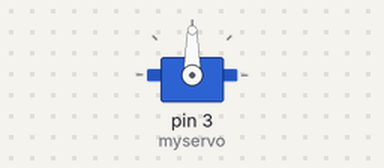
The sketch below on a simulated Arduino Mega 2560, built with avr-gcc and run on an emulated ATmega2560. On the bench: servo.

Above: at 0.05 s.
At 1.5 s:
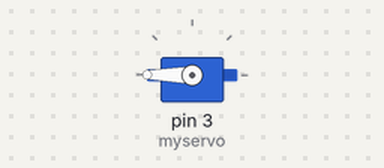
At 3.0 s:
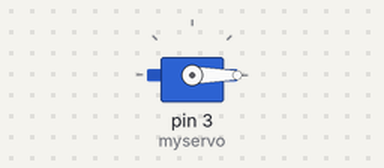
Timing chart, 0 to 6.9 s (numbered marks = the images above):
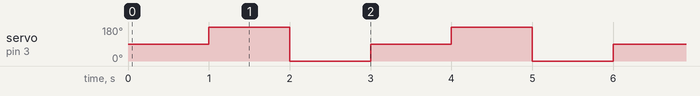

The sketch:

Servo2.ino
```cpp
// mega 2560
// servo
#include <Servo.h>

Servo myservo; // create servo object to control a servo
               // a maximum of eight servo objects can be created
void setup()
{
  myservo.attach(3); // attaches the servo on pin 3 to the servo object
}

void loop()
{
  myservo.write(90);  // sets the servo position according to the scaled value
  delay(1000);        // waits for the servo to get there
  myservo.write(180); // sets the servo position according to the scaled value
  delay(1000);        // waits for the servo to get there
  myservo.write(0);   // sets the servo position according to the scaled value
  delay(1000);        // waits for the servo to get there
}
```

Measured:
- by itself, servo on pin 3 (myservo): repeats every 3.0 s: 0° 1.0 s, 90° 1.0 s, 180° 1.0 s
